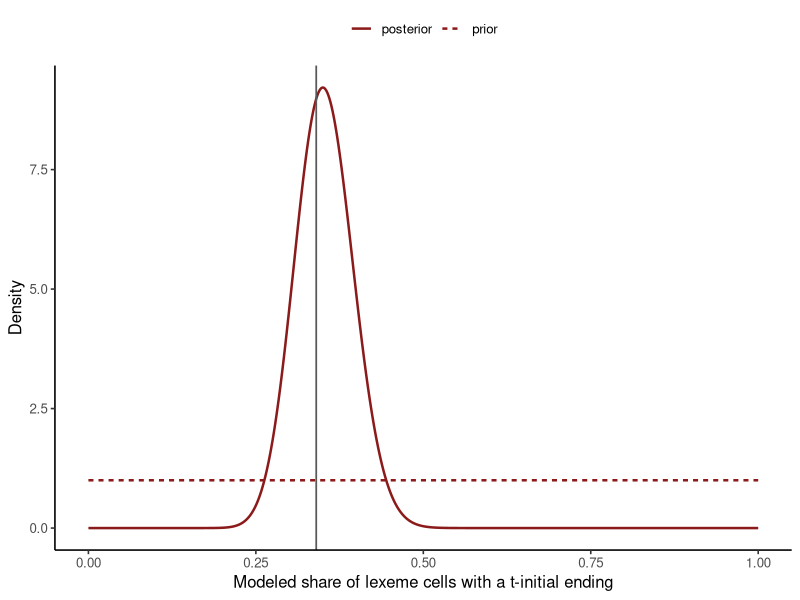

Reproduce this figure in R.
## ---- chunk 1
#| label: load-unimorph-posterior
library(ggplot2)

population <- read.csv(
  "data/unimorph-turkish/verb-past-population.csv",
  stringsAsFactors = FALSE
)
sample_120 <- read.csv(
  "data/unimorph-turkish/verb-past-sample-120.csv",
  stringsAsFactors = FALSE
)

N <- nrow(population)
K <- sum(population$t_initial)
n <- nrow(sample_120)
k <- sum(sample_120$t_initial)
resource_share <- K / N

stopifnot(
  N == 588L, K == 200L, n == 120L, k == 42L,
  !anyDuplicated(population$lemma),
  all(sample_120$lemma %in% population$lemma)
)

data.frame(N, K, n, k, resource_share, sample_share = k / n)
## ---- chunk 2
#| label: compute-unimorph-posterior
prior_alpha <- 1
prior_beta <- 1
posterior_alpha <- prior_alpha + k
posterior_beta <- prior_beta + n - k

theta_grid <- seq(0, 1, length.out = 1001L)
posterior_density <- data.frame(
  theta = theta_grid,
  prior = dbeta(theta_grid, prior_alpha, prior_beta),
  posterior = dbeta(theta_grid, posterior_alpha, posterior_beta)
)

stopifnot(posterior_alpha == 43L, posterior_beta == 79L)
data.frame(posterior_alpha, posterior_beta)
## ---- chunk 3
#| label: plot-unimorph-posterior
#| fig-cap: "Prior and exchangeable Bernoulli superpopulation model posterior densities. The vertical line is the known proportion in the pinned resource, not an uncertain parameter estimate."
posterior_long <- rbind(
  data.frame(theta = theta_grid, density = posterior_density$prior,
             distribution = "prior"),
  data.frame(theta = theta_grid, density = posterior_density$posterior,
             distribution = "posterior")
)

ggplot(posterior_long, aes(theta, density, linetype = distribution)) +
  geom_line(color = "#8B1A1A", linewidth = 0.85) +
  geom_vline(xintercept = resource_share, color = "grey35", linewidth = 0.6) +
  labs(x = "Modeled share of lexeme cells with a t-initial ending",
       y = "Density", linetype = NULL) +
  theme_classic(base_size = 12) +
  theme(legend.position = "top")
